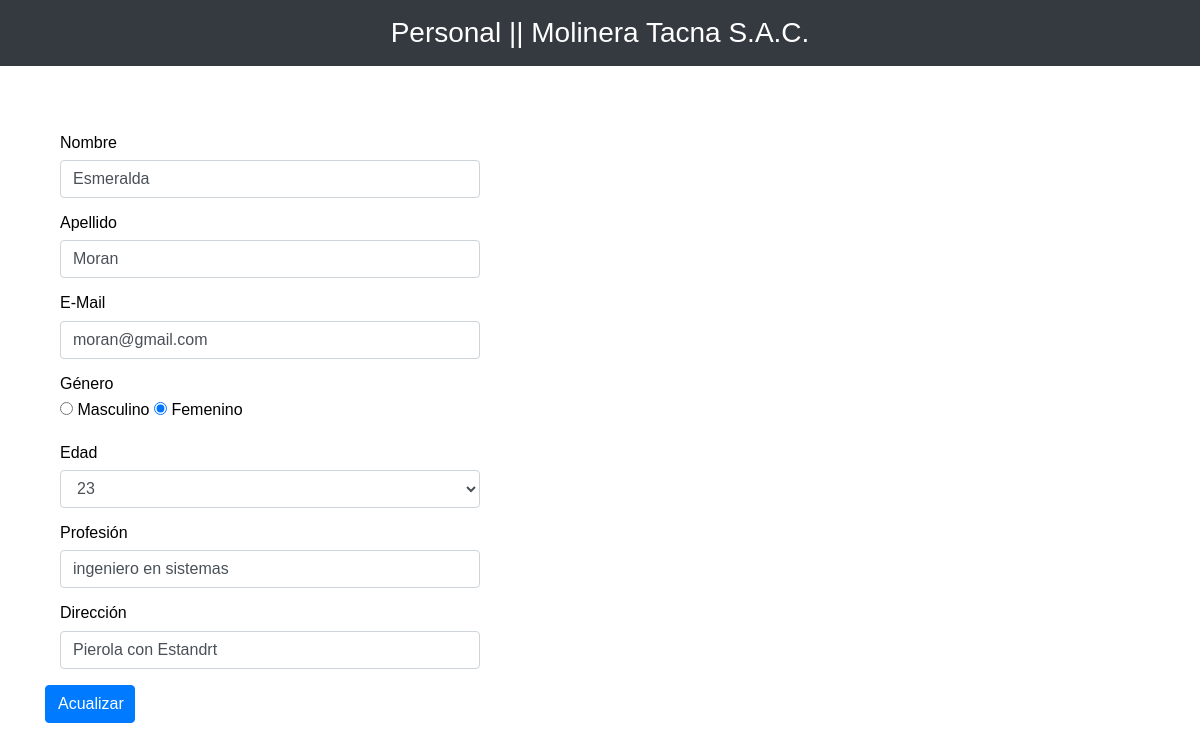
/Sistema_Personal/update.php, run on the app's committed database.
### tables this page shows
CREATE TABLE `crud` (
  `id` int(11) NOT NULL,
  `nombre` varchar(45) NOT NULL,
  `apellido` varchar(45) NOT NULL,
  `email` varchar(30) NOT NULL,
  `genero` varchar(15) NOT NULL,
  `edad` int(2) NOT NULL,
  `profesion` varchar(45) NOT NULL,
  `direccion` varchar(45) NOT NULL
);

### Sistema_Personal/database.php (called while the page is built, shortened)
<?php
class Database{
	private $connection;
	public function connect_db(){
		$this->connection = mysqli_connect('localhost', 'root', '', 'base_de_datos');
	}
	public function read($id=null){
		$sql = "SELECT * FROM `crud`";
 		$res = mysqli_query($this->connection, $sql);
 		return $res;
	}
}
$database = new Database();
?>

### Sistema_Personal/update.php (the view, shortened to what this page needs)
<?php
 require_once('database.php');
 $id = $_GET['id'];
 $res = $database->read($id);
 $r = mysqli_fetch_assoc($res);
?>
<!DOCTYPE html>
<html>
<head>
    <link href="dist/css/bootstrap.min.css" rel="stylesheet">
    <link href="assets/sticky-footer-navbar.css" rel="stylesheet">
</head>
<body>
	<div id="title" class="bg-dark text-white h3 p-3 text-center">Personal || Molinera Tacna S.A.C. </div>
<div class="container">
	<div class="row">
<form method="post" class="form-horizontal col-md-6 col-md-offset-3">
	<div class="form-group">
	    <label for="input1" class="col-sm-2 control-label">Nombre</label>
	    <div class="col-sm-10">
	      <input type="text" name="fname"  class="form-control" id="input1" value="<?php echo $r['nombre'] ?>" placeholder="First Name" />
	    </div>
	</div>
	<div class="form-group">
	    <label for="input1" class="col-sm-2 control-label">Apellido</label>
	    <div class="col-sm-10">
	      <input type="text" name="lname"  class="form-control" id="input1" value="<?php echo $r['apellido'] ?>" placeholder="Last Name" />
	    </div>
	</div>
	<div class="form-group">
	    <label for="input1" class="col-sm-2 control-label">E-Mail</label>
	    <div class="col-sm-10">
	      <input type="email" name="email"  class="form-control" id="input1" value="<?php echo $r['email'] ?>" placeholder="E-Mail" />
	    </div>
	</div>
	<div class="form-group" class="radio">
		<label for="input1" class="col-sm-2 control-label">Género</label>
		<div class="col-sm-10">
			<label>
				<input type="radio" name="gender" id="optionsRadios1" value="masculino" <?php if($r['genero'] == 'masculino'){ echo "checked";} ?>> Masculino
			</label>
					<label>
				<input type="radio" name="gender" id="optionsRadios1" value="femenino" <?php if($r['genero'] == 'femenino'){ echo "checked";} ?>> Femenino
			</label>
		</div>
	</div>
	<div class="form-group">
	<label for="input1" class="col-sm-2 control-label">Edad</label>
	<div class="col-sm-10">
		<select name="age" class="form-control">
			<option value="23" <?php if($r['edad'] == '23'){ echo "selected";} ?> >23</option>
		</select>
	</div>
	</div>
	<div class="form-group">
	    <label for="input1" class="col-sm-2 control-label">Profesión</label>
	    <div class="col-sm-10">
	      <input type="text" name="profession"  class="form-control" id="input1" value="<?php echo $r['profesion'] ?>" placeholder="Ej. Ingeniero Informatico" />
	    </div>
	</div>
	<div class="form-group">
	    <label for="input1" class="col-sm-2 control-label">Dirección</label>
	    <div class="col-sm-10">
	      <input type="text" name="address"  class="form-control" id="input1" value="<?php echo $r['direccion'] ?>" placeholder="Ej. Av Industrial" />
	    </div>
	</div>
	<input type="submit" name="Update" class="btn btn-primary col-md-2 col-md-offset-10" value="Acualizar" />
</form>
	</div>
</div>
</body>
</html>

### Sistema_Personal/assets/sticky-footer-navbar.css (style rules this page uses)
html { position: relative; min-height: 100%; }
body { margin-bottom: 60px; }
body > .container { padding: 60px 15px 0; }

### Sistema_Personal/update.php (style rules this page uses)
* { padding:0; margin:0; border:0; }

### data on the page
crud: fname "Esmeralda", lname "Moran", email "moran@gmail.com", genero "☐ Masculino", genero "☑ Femenino", age "23", profession "ingeniero en sistemas", address "Pierola con Estandrt"
